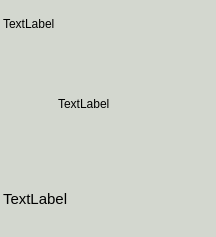
<?xml version="1.0" encoding="UTF-8"?>
<ui version="4.0">
 <class>faceUniq</class>
 <widget class="QWidget" name="faceUniq">
  <property name="geometry">
   <rect>
    <x>0</x>
    <y>0</y>
    <width>216</width>
    <height>237</height>
   </rect>
  </property>
  <property name="minimumSize">
   <size>
    <width>216</width>
    <height>237</height>
   </size>
  </property>
  <property name="palette">
   <palette>
    <active>
     <colorrole role="WindowText">
      <brush brushstyle="SolidPattern">
       <color alpha="255">
        <red>0</red>
        <green>0</green>
        <blue>0</blue>
       </color>
      </brush>
     </colorrole>
     <colorrole role="Button">
      <brush brushstyle="SolidPattern">
       <color alpha="255">
        <red>211</red>
        <green>215</green>
        <blue>207</blue>
       </color>
      </brush>
     </colorrole>
     <colorrole role="Light">
      <brush brushstyle="SolidPattern">
       <color alpha="255">
        <red>255</red>
        <green>255</green>
        <blue>255</blue>
       </color>
      </brush>
     </colorrole>
     <colorrole role="Midlight">
      <brush brushstyle="SolidPattern">
       <color alpha="255">
        <red>233</red>
        <green>235</green>
        <blue>231</blue>
       </color>
      </brush>
     </colorrole>
     <colorrole role="Dark">
      <brush brushstyle="SolidPattern">
       <color alpha="255">
        <red>105</red>
        <green>107</green>
        <blue>103</blue>
       </color>
      </brush>
     </colorrole>
     <colorrole role="Mid">
      <brush brushstyle="SolidPattern">
       <color alpha="255">
        <red>141</red>
        <green>143</green>
        <blue>138</blue>
       </color>
      </brush>
     </colorrole>
     <colorrole role="Text">
      <brush brushstyle="SolidPattern">
       <color alpha="255">
        <red>0</red>
        <green>0</green>
        <blue>0</blue>
       </color>
      </brush>
     </colorrole>
     <colorrole role="BrightText">
      <brush brushstyle="SolidPattern">
       <color alpha="255">
        <red>255</red>
        <green>255</green>
        <blue>255</blue>
       </color>
      </brush>
     </colorrole>
     <colorrole role="ButtonText">
      <brush brushstyle="SolidPattern">
       <color alpha="255">
        <red>0</red>
        <green>0</green>
        <blue>0</blue>
       </color>
      </brush>
     </colorrole>
     <colorrole role="Base">
      <brush brushstyle="SolidPattern">
       <color alpha="255">
        <red>255</red>
        <green>255</green>
        <blue>255</blue>
       </color>
      </brush>
     </colorrole>
     <colorrole role="Window">
      <brush brushstyle="SolidPattern">
       <color alpha="255">
        <red>211</red>
        <green>215</green>
        <blue>207</blue>
       </color>
      </brush>
     </colorrole>
     <colorrole role="Shadow">
      <brush brushstyle="SolidPattern">
       <color alpha="255">
        <red>0</red>
        <green>0</green>
        <blue>0</blue>
       </color>
      </brush>
     </colorrole>
     <colorrole role="AlternateBase">
      <brush brushstyle="SolidPattern">
       <color alpha="255">
        <red>233</red>
        <green>235</green>
        <blue>231</blue>
       </color>
      </brush>
     </colorrole>
     <colorrole role="ToolTipBase">
      <brush brushstyle="SolidPattern">
       <color alpha="255">
        <red>255</red>
        <green>255</green>
        <blue>220</blue>
       </color>
      </brush>
     </colorrole>
     <colorrole role="ToolTipText">
      <brush brushstyle="SolidPattern">
       <color alpha="255">
        <red>0</red>
        <green>0</green>
        <blue>0</blue>
       </color>
      </brush>
     </colorrole>
    </active>
    <inactive>
     <colorrole role="WindowText">
      <brush brushstyle="SolidPattern">
       <color alpha="255">
        <red>0</red>
        <green>0</green>
        <blue>0</blue>
       </color>
      </brush>
     </colorrole>
     <colorrole role="Button">
      <brush brushstyle="SolidPattern">
       <color alpha="255">
        <red>211</red>
        <green>215</green>
        <blue>207</blue>
       </color>
      </brush>
     </colorrole>
     <colorrole role="Light">
      <brush brushstyle="SolidPattern">
       <color alpha="255">
        <red>255</red>
        <green>255</green>
        <blue>255</blue>
       </color>
      </brush>
     </colorrole>
     <colorrole role="Midlight">
      <brush brushstyle="SolidPattern">
       <color alpha="255">
        <red>233</red>
        <green>235</green>
        <blue>231</blue>
       </color>
      </brush>
     </colorrole>
     <colorrole role="Dark">
      <brush brushstyle="SolidPattern">
       <color alpha="255">
        <red>105</red>
        <green>107</green>
        <blue>103</blue>
       </color>
      </brush>
     </colorrole>
     <colorrole role="Mid">
      <brush brushstyle="SolidPattern">
       <color alpha="255">
        <red>141</red>
        <green>143</green>
        <blue>138</blue>
       </color>
      </brush>
     </colorrole>
     <colorrole role="Text">
      <brush brushstyle="SolidPattern">
       <color alpha="255">
        <red>0</red>
        <green>0</green>
        <blue>0</blue>
       </color>
      </brush>
     </colorrole>
     <colorrole role="BrightText">
      <brush brushstyle="SolidPattern">
       <color alpha="255">
        <red>255</red>
        <green>255</green>
        <blue>255</blue>
       </color>
      </brush>
     </colorrole>
     <colorrole role="ButtonText">
      <brush brushstyle="SolidPattern">
       <color alpha="255">
        <red>0</red>
        <green>0</green>
        <blue>0</blue>
       </color>
      </brush>
     </colorrole>
     <colorrole role="Base">
      <brush brushstyle="SolidPattern">
       <color alpha="255">
        <red>255</red>
        <green>255</green>
        <blue>255</blue>
       </color>
      </brush>
     </colorrole>
     <colorrole role="Window">
      <brush brushstyle="SolidPattern">
       <color alpha="255">
        <red>211</red>
        <green>215</green>
        <blue>207</blue>
       </color>
      </brush>
     </colorrole>
     <colorrole role="Shadow">
      <brush brushstyle="SolidPattern">
       <color alpha="255">
        <red>0</red>
        <green>0</green>
        <blue>0</blue>
       </color>
      </brush>
     </colorrole>
     <colorrole role="AlternateBase">
      <brush brushstyle="SolidPattern">
       <color alpha="255">
        <red>233</red>
        <green>235</green>
        <blue>231</blue>
       </color>
      </brush>
     </colorrole>
     <colorrole role="ToolTipBase">
      <brush brushstyle="SolidPattern">
       <color alpha="255">
        <red>255</red>
        <green>255</green>
        <blue>220</blue>
       </color>
      </brush>
     </colorrole>
     <colorrole role="ToolTipText">
      <brush brushstyle="SolidPattern">
       <color alpha="255">
        <red>0</red>
        <green>0</green>
        <blue>0</blue>
       </color>
      </brush>
     </colorrole>
    </inactive>
    <disabled>
     <colorrole role="WindowText">
      <brush brushstyle="SolidPattern">
       <color alpha="255">
        <red>105</red>
        <green>107</green>
        <blue>103</blue>
       </color>
      </brush>
     </colorrole>
     <colorrole role="Button">
      <brush brushstyle="SolidPattern">
       <color alpha="255">
        <red>211</red>
        <green>215</green>
        <blue>207</blue>
       </color>
      </brush>
     </colorrole>
     <colorrole role="Light">
      <brush brushstyle="SolidPattern">
       <color alpha="255">
        <red>255</red>
        <green>255</green>
        <blue>255</blue>
       </color>
      </brush>
     </colorrole>
     <colorrole role="Midlight">
      <brush brushstyle="SolidPattern">
       <color alpha="255">
        <red>233</red>
        <green>235</green>
        <blue>231</blue>
       </color>
      </brush>
     </colorrole>
     <colorrole role="Dark">
      <brush brushstyle="SolidPattern">
       <color alpha="255">
        <red>105</red>
        <green>107</green>
        <blue>103</blue>
       </color>
      </brush>
     </colorrole>
     <colorrole role="Mid">
      <brush brushstyle="SolidPattern">
       <color alpha="255">
        <red>141</red>
        <green>143</green>
        <blue>138</blue>
       </color>
      </brush>
     </colorrole>
     <colorrole role="Text">
      <brush brushstyle="SolidPattern">
       <color alpha="255">
        <red>105</red>
        <green>107</green>
        <blue>103</blue>
       </color>
      </brush>
     </colorrole>
     <colorrole role="BrightText">
      <brush brushstyle="SolidPattern">
       <color alpha="255">
        <red>255</red>
        <green>255</green>
        <blue>255</blue>
       </color>
      </brush>
     </colorrole>
     <colorrole role="ButtonText">
      <brush brushstyle="SolidPattern">
       <color alpha="255">
        <red>105</red>
        <green>107</green>
        <blue>103</blue>
       </color>
      </brush>
     </colorrole>
     <colorrole role="Base">
      <brush brushstyle="SolidPattern">
       <color alpha="255">
        <red>211</red>
        <green>215</green>
        <blue>207</blue>
       </color>
      </brush>
     </colorrole>
     <colorrole role="Window">
      <brush brushstyle="SolidPattern">
       <color alpha="255">
        <red>211</red>
        <green>215</green>
        <blue>207</blue>
       </color>
      </brush>
     </colorrole>
     <colorrole role="Shadow">
      <brush brushstyle="SolidPattern">
       <color alpha="255">
        <red>0</red>
        <green>0</green>
        <blue>0</blue>
       </color>
      </brush>
     </colorrole>
     <colorrole role="AlternateBase">
      <brush brushstyle="SolidPattern">
       <color alpha="255">
        <red>211</red>
        <green>215</green>
        <blue>207</blue>
       </color>
      </brush>
     </colorrole>
     <colorrole role="ToolTipBase">
      <brush brushstyle="SolidPattern">
       <color alpha="255">
        <red>255</red>
        <green>255</green>
        <blue>220</blue>
       </color>
      </brush>
     </colorrole>
     <colorrole role="ToolTipText">
      <brush brushstyle="SolidPattern">
       <color alpha="255">
        <red>0</red>
        <green>0</green>
        <blue>0</blue>
       </color>
      </brush>
     </colorrole>
    </disabled>
   </palette>
  </property>
  <property name="windowTitle">
   <string>Form</string>
  </property>
  <widget class="QWidget" name="layoutWidget">
   <property name="geometry">
    <rect>
     <x>3</x>
     <y>3</y>
     <width>211</width>
     <height>231</height>
    </rect>
   </property>
   <layout class="QVBoxLayout" name="verticalLayout">
    <item>
     <widget class="QLabel" name="label_date_time">
      <property name="minimumSize">
       <size>
        <width>0</width>
        <height>41</height>
       </size>
      </property>
      <property name="text">
       <string>TextLabel</string>
      </property>
     </widget>
    </item>
    <item>
     <layout class="QHBoxLayout" name="horizontalLayout">
      <item>
       <spacer name="verticalSpacer">
        <property name="orientation">
         <enum>Qt::Vertical</enum>
        </property>
        <property name="sizeHint" stdset="0">
         <size>
          <width>40</width>
          <height>40</height>
         </size>
        </property>
       </spacer>
      </item>
      <item>
       <widget class="QLabel" name="label_uniq_image">
        <property name="minimumSize">
         <size>
          <width>100</width>
          <height>80</height>
         </size>
        </property>
        <property name="maximumSize">
         <size>
          <width>100</width>
          <height>80</height>
         </size>
        </property>
        <property name="text">
         <string>TextLabel</string>
        </property>
       </widget>
      </item>
      <item>
       <spacer name="verticalSpacer_2">
        <property name="orientation">
         <enum>Qt::Vertical</enum>
        </property>
        <property name="sizeHint" stdset="0">
         <size>
          <width>40</width>
          <height>40</height>
         </size>
        </property>
       </spacer>
      </item>
     </layout>
    </item>
    <item>
     <widget class="QLabel" name="label_name_confid">
      <property name="minimumSize">
       <size>
        <width>0</width>
        <height>70</height>
       </size>
      </property>
      <property name="font">
       <font>
        <pointsize>11</pointsize>
       </font>
      </property>
      <property name="text">
       <string>TextLabel</string>
      </property>
     </widget>
    </item>
   </layout>
  </widget>
 </widget>
 <resources/>
 <connections/>
</ui>
